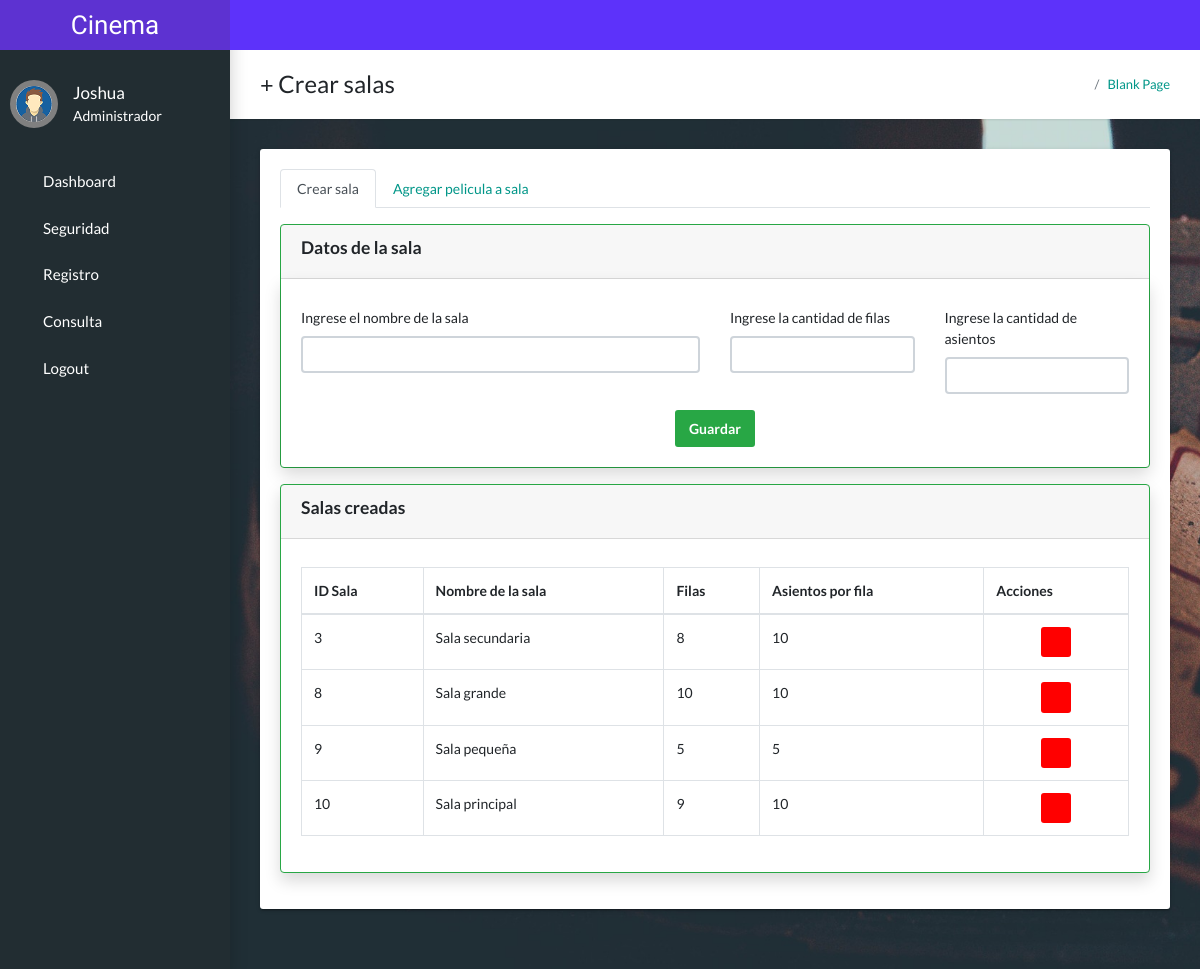
Screenshot of /pages/crear_sala.php (signed in) with the database file from the repository.
### tables this page shows
CREATE TABLE `salas` (
  `idSala` int(11) NOT NULL,
  `nombreSala` varchar(50) NOT NULL,
  `filasSala` int(11) NOT NULL,
  `asientosSala` int(11) NOT NULL,
  `status` int(11) NOT NULL DEFAULT 1
);

### pages/crear_sala.php (the view, shortened to what this page needs)
<?php
if (isset($_SESSION['id_user'])) :
    include 'templates/header_admin.php';
    require("../src/php/database/connection.php");
    $sentencia = "SELECT * FROM salas WHERE status='1'";
    $resultado = mysqli_query($conection, $sentencia);
?>
    <main class="app-content">
        <div class="app-title">
            <div>
                <h1><i class="fas fa-plus"></i> Crear salas</h1>
            </div>
            <ul class="app-breadcrumb breadcrumb">
                <li class="breadcrumb-item"><i class="fa fa-home fa-lg"></i></li>
                <li class="breadcrumb-item"><a href="#">Blank Page</a></li>
            </ul>
        </div>
        <div class="row">
            <div class="col-md-12">
                <div class="tile">
                    <div class="row">
                        <div class="col-lg-12 mb-3">
                            <ul class="nav nav-tabs">
                                <li class="nav-item">
                                    <a class="nav-link active" aria-current="page" href="crear_sala">Crear sala</a>
                                </li>
                                <li class="nav-item">
                                    <a class="nav-link" href="crear_pelicula_a_sala">Agregar pelicula a sala</a>
                                </li>
                            </ul>
                        </div>
                        <div class="col-lg-12 mb-3">
                            <form action="crear_sala" method="POST" id="formSalas">
                                <div class="card border-success">
                                    <div class="card-header">
                                        <h5 class="fw-bold">Datos de la sala</h5>
                                    </div>
                                    <div class="card-body shadow">
                                        <div class="row">
                                            <div class="col-lg-6 mb-3">
                                                <label class="form-label">Ingrese el nombre de la sala</label>
                                                <input type="text" name="nombreSala" id="nombreSala" class="form-control">
                                            </div>
                                            <div class="col-lg-3 col-6 mb-3">
                                                <label class="form-label">Ingrese la cantidad de filas</label>
                                                <input type="text" name="filas" id="filas" class="form-control">
                                            </div>
                                            <div class="col-lg-3 col-6 mb-3">
                                                <label class="form-label">Ingrese la cantidad de asientos</label>
                                                <input type="text" name="asientos" id="asientos" class="form-control">
                                            </div>
                                            <div class="col-lg-12 text-center">
                                                <button type="submit" class="btn btn-success">Guardar</button>
                                            </div>
                                        </div>
                                    </div>
                                </div>
                            </form>
                        </div>
                        <div class="col-lg-12 mb-3">
                            <div class="card shadow border-success">
                                <div class="card-header">
                                    <h5 class="fw-bold">Salas creadas</h5>
                                </div>
                                <div class="card-body">
                                    <div class="table-responsive">
                                        <table class="table table-hover table-bordered" id="tablesalas">
                                            <thead>
                                                <tr>
                                                    <th>ID Sala</th>
                                                    <th>Nombre de la sala</th>
                                                    <th>Filas</th>
                                                    <th>Asientos por fila</th>
                                                    <th>Acciones</th>
                                                </tr>
                                            </thead>
                                            <tbody>
                                                <?php while ($salas = mysqli_fetch_assoc($resultado)) : ?>
                                                    <tr>
                                                        <td><?php echo $salas['idSala']; ?></td>
                                                        <td><?php echo $salas['nombreSala']; ?></td>
                                                        <td><?php echo $salas['asientosSala']; ?></td>
                                                        <td><?php echo $salas['filasSala']; ?></td>
                                                        <td class="text-center">
                                                            <a href="../src/php/funciones/crearSala?id=<?php echo $salas['idSala']; ?>" class="btn bg-red btn-sm">
                                                                <i class="fa-solid fa-trash text-white"></i>
                                                            </a>
                                                        </td>
                                                    </tr>
                                                <?php endwhile; ?>
                                            </tbody>
                                        </table>
                                    </div>
                                </div>
                            </div>
                        </div>
                    </div>
                </div>
            </div>
        </div>
    </main>
<?php
    include 'templates/footer_admin.php';
else :
    echo '
            <script>
                window.location = "../?status=E333";
            </script>
        ';
endif;
?>

### src/style/style.css (style rules this page uses)
*, *:before, *:after { box-sizing: border-box; -moz-box-sizing: border-box; -webkit-box-sizing: border-box; }

### src/style/estilo.css (style rules this page uses)
.bg-red { background-color: red; }

### rows the page displays
salas: idSala "3", nombreSala "Sala secundaria", asientosSala "8", filasSala "10"
salas: idSala "8", nombreSala "Sala grande", asientosSala "10", filasSala "10"
salas: idSala "9", nombreSala "Sala pequeña", asientosSala "5", filasSala "5"
salas: idSala "10", nombreSala "Sala principal", asientosSala "9", filasSala "10"

### other values shown
$_SESSION['user'] "Joshua"
